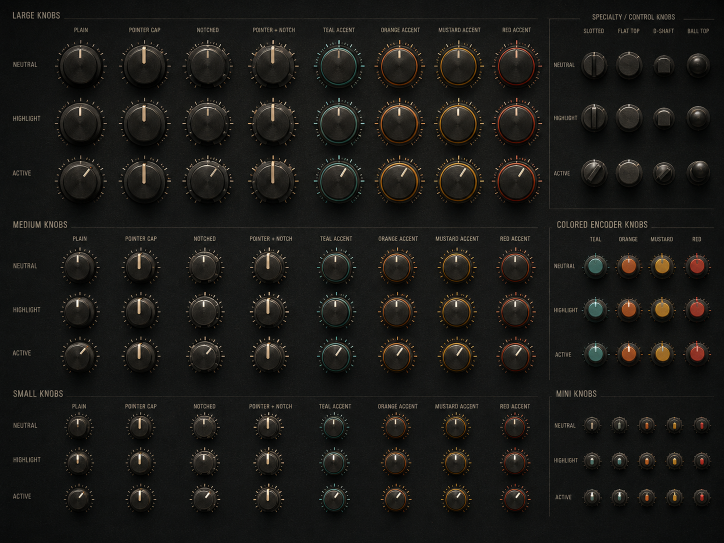
#> input picture image-assets/synth knobs.png, 1448 x 1086 px (shown at 1/2 size); its folder holds 3 pictures in this run
$ python slice_sprites.py
#> lines starting #> are read from the running program, lines starting #| are printed output that depends on the picture
#!/usr/bin/env python3
"""Slice individual control sprites out of the synth asset sheets.

Coordinates were derived via tools/find_grid.py (brightness projection on text/pointer marks).
"""
from pathlib import Path
from PIL import Image

ROOT = Path(__file__).resolve().parent.parent
ASSETS = ROOT / "image-assets"
OUT = ROOT / "web" / "static" / "sprites"
OUT.mkdir(parents=True, exist_ok=True)


def crop(src_name, out_name, center, size):
    cx, cy = center
    half = size // 2
    box = (cx - half, cy - half, cx + half, cy + half)
    img = Image.open(ASSETS / src_name).convert("RGBA")
    crop = img.crop(box)
    crop.save(OUT / out_name)
    print(f"  {out_name:32s} center={center}  size={size}  -> {crop.size}")


def crop_box(src_name, out_name, box):
    img = Image.open(ASSETS / src_name).convert("RGBA")
    crop = img.crop(box)
    crop.save(OUT / out_name)
    print(f"  {out_name:32s} box={box}  -> {crop.size}")


# Large knobs.
# Brightness projection picked up the bright pointer tips (top of each knob), at y=103, 219, 335.
# The pointer sits at the TOP of the knob body, so the real geometric center is below the
# pointer — empirically ~+30px gives a centered crop.
KNOB_LARGE_SIZE = 100
crop("synth knobs.png", "knob_large_neutral.png",   (161, 130), KNOB_LARGE_SIZE)
#|   knob_large_neutral.png           center=(161, 130)  size=100  -> (100, 100)
crop("synth knobs.png", "knob_large_highlight.png", (161, 245), KNOB_LARGE_SIZE)
#|   knob_large_highlight.png         center=(161, 245)  size=100  -> (100, 100)
crop("synth knobs.png", "knob_large_active.png",    (161, 360), KNOB_LARGE_SIZE)
#|   knob_large_active.png            center=(161, 360)  size=100  -> (100, 100)

# Medium knobs — same vertical-offset reasoning.
KNOB_MED_SIZE = 80
crop("synth knobs.png", "knob_medium_neutral.png",  (161, 540), KNOB_MED_SIZE)
#|   knob_medium_neutral.png          center=(161, 540)  size=80  -> (80, 80)
crop("synth knobs.png", "knob_medium_active.png",   (161, 720), KNOB_MED_SIZE)
#> in crop (call 5), `crop = img.crop(box)`:
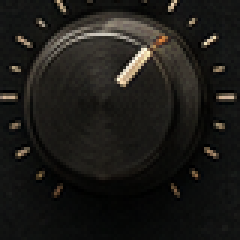
#> crop: PIL image 80x80 RGBA (shown 3 times larger); mean R, G, B, A 28.7, 27.4, 24, 255
#|   knob_medium_active.png           center=(161, 720)  size=80  -> (80, 80)

# Colored encoders — these are flatter cap knobs. Row centers: 527, 614, 703.
# Cols: teal 1190, orange 1257, mustard 1324, red 1393.
ENC_SIZE = 80
crop("synth knobs.png", "encoder_teal.png",     (1190, 527), ENC_SIZE)
#|   encoder_teal.png                 center=(1190, 527)  size=80  -> (80, 80)
crop("synth knobs.png", "encoder_orange.png",   (1257, 527), ENC_SIZE)
#|   encoder_orange.png               center=(1257, 527)  size=80  -> (80, 80)
crop("synth knobs.png", "encoder_mustard.png",  (1324, 527), ENC_SIZE)
#> in crop (call 8), `crop = img.crop(box)`:
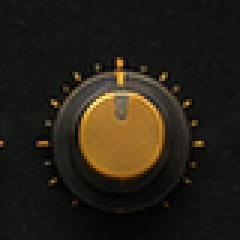
#> crop: PIL image 80x80 RGBA (shown 3 times larger); mean R, G, B, A 38.4, 32.7, 23, 255
#|   encoder_mustard.png              center=(1324, 527)  size=80  -> (80, 80)
crop("synth knobs.png", "encoder_red.png",      (1393, 527), ENC_SIZE)
#> in crop (call 9), `crop = img.crop(box)`:
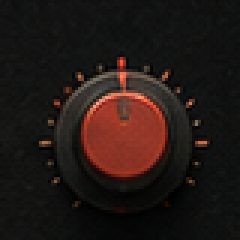
#> crop: PIL image 80x80 RGBA (shown 3 times larger); mean R, G, B, A 34.4, 24, 21, 255
#|   encoder_red.png                  center=(1393, 527)  size=80  -> (80, 80)
crop("synth knobs.png", "encoder_orange_active.png", (1257, 703), ENC_SIZE)
#> in crop (call 10), `crop = img.crop(box)`:
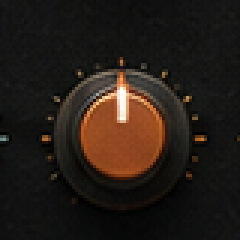
#> crop: PIL image 80x80 RGBA (shown 3 times larger); mean R, G, B, A 36.8, 28.7, 22.5, 255
#|   encoder_orange_active.png        center=(1257, 703)  size=80  -> (80, 80)

# Panel background — full plate so we can use it as a backdrop image.
crop_box("synth overview no knobs.png", "panel_full.png", (0, 0, 1448, 1086))
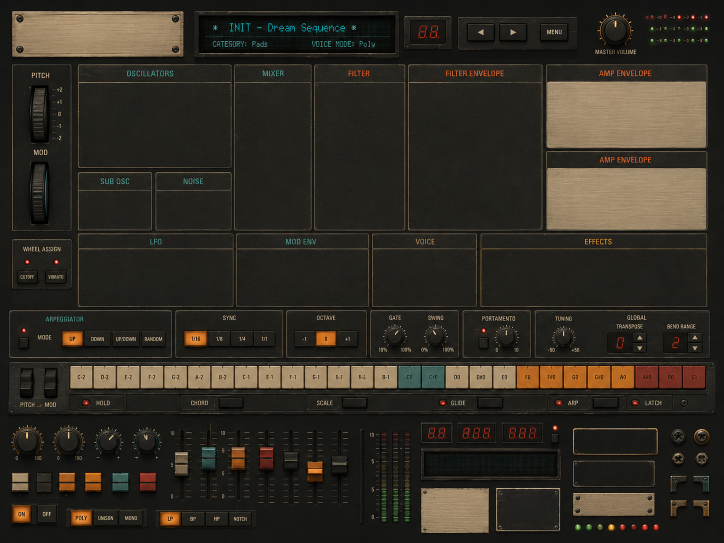
#> input picture image-assets/synth overview no knobs.png, 1448 x 1086 px (shown at 1/2 size)
#|   panel_full.png                   box=(0, 0, 1448, 1086)  -> (1448, 1086)
# A clean wood-textured strip from the very top of the panel for the header band.
crop_box("synth overview no knobs.png", "panel_wood.png", (10, 5, 1438, 95))
#> call 2 of crop_box, with src_name = 'synth overview no knobs.png', out_name = 'panel_wood.png', box = (10, 5, 1438, 95)
#> in crop_box (call 2), `crop = img.crop(box)`:
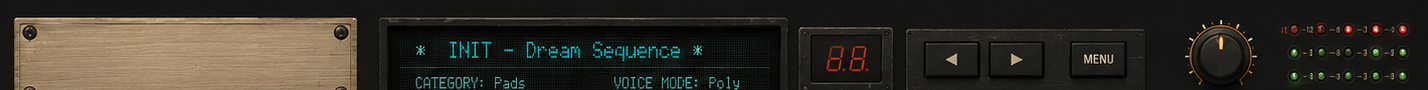
#> crop: PIL image 1428x90 RGBA; mean R, G, B, A 50.8, 47.3, 38.8, 255
#|   panel_wood.png                   box=(10, 5, 1438, 95)  -> (1428, 90)
# A clean metal panel cell (around the LFO area on the overview).
crop_box("synth overview no knobs.png", "panel_cell.png", (35, 130, 470, 295))
#> call 3 of crop_box, with src_name = 'synth overview no knobs.png', out_name = 'panel_cell.png', box = (35, 130, 470, 295)
#> in crop_box (call 3), `crop = img.crop(box)`:
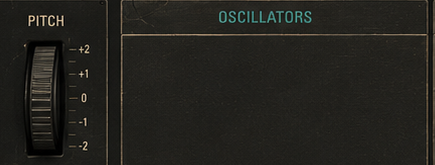
#> crop: PIL image 435x165 RGBA; mean R, G, B, A 35.4, 34.5, 29.9, 255
#|   panel_cell.png                   box=(35, 130, 470, 295)  -> (435, 165)

print(f"\nDone. Wrote sprites to {OUT}")
